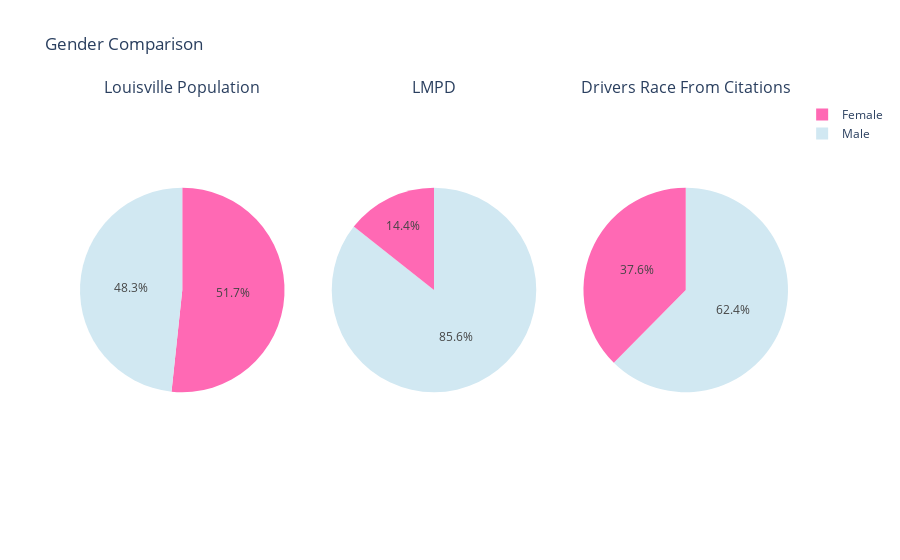
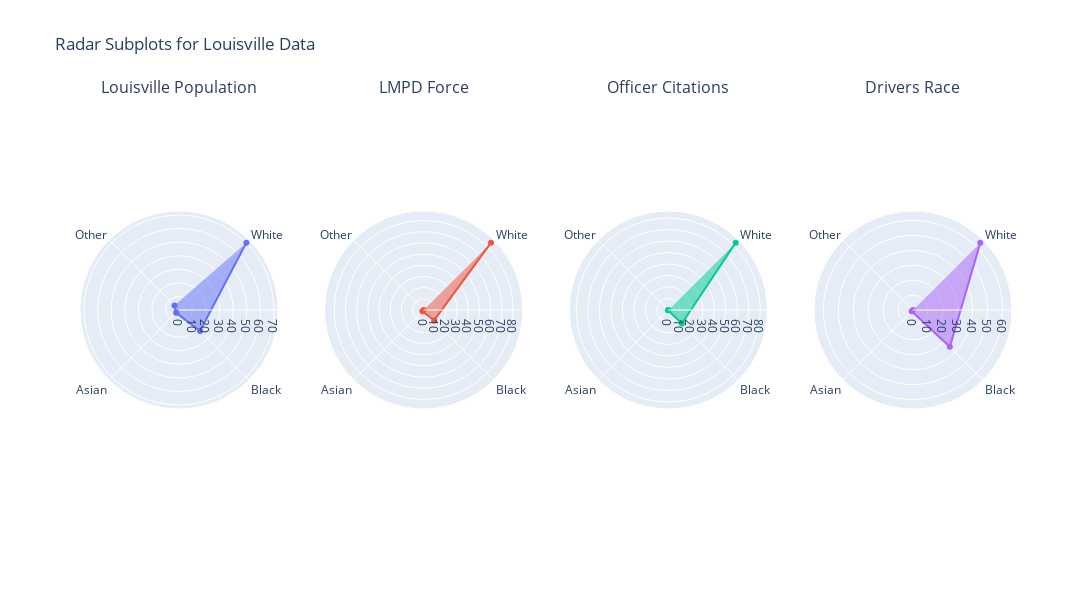

The cell these charts' notebook holds for them, in order:
### Code cell
visualization = Visualization(louisville_census_percent, employee_df, citation_df)
visualization.gender_comparison_pie()
visualization.chi_squared_test()
visualization.radar_plots()

### Figure 1 — Plotly figure (JSON) as saved in the notebook; plotly's stock layout.template omitted (floating-point values rounded to 4 significant figures)
{"data": [{"domain": {"x": [0, 0.2889], "y": [0, 1]}, "labels": ["Male", "Female"], "marker": {"colors": ["#D1E8F2", "#FF69B4"]}, "type": "pie", "values": [48.32, 51.68]}, {"domain": {"x": [0.3556, 0.6444], "y": [0, 1]}, "labels": ["Male", "Female"], "marker": {"colors": ["#D1E8F2", "#FF69B4"]}, "type": "pie", "values": [1450, 243]}, {"domain": {"x": [0.7111, 1], "y": [0, 1]}, "labels": ["Male", "Female"], "marker": {"colors": ["#D1E8F2", "#FF69B4"]}, "type": "pie", "values": [22395, 13486]}], "layout": {"annotations": [{"font": {"size": 16}, "showarrow": false, "text": "Louisville Population", "x": 0.1444, "xanchor": "center", "xref": "paper", "y": 1, "yanchor": "bottom", "yref": "paper"}, {"font": {"size": 16}, "showarrow": false, "text": "LMPD", "x": 0.5, "xanchor": "center", "xref": "paper", "y": 1, "yanchor": "bottom", "yref": "paper"}, {"font": {"size": 16}, "showarrow": false, "text": "Drivers Race From Citations", "x": 0.8556, "xanchor": "center", "xref": "paper", "y": 1, "yanchor": "bottom", "yref": "paper"}], "title": {"text": "Gender Comparison"}}}

### Figure 2 — Plotly figure (JSON) as saved in the notebook; plotly's stock layout.template omitted (floating-point values rounded to 4 significant figures)
{"data": [{"fill": "toself", "name": "Louisville Population", "r": [70.24, 21.93, 2.978, 4.714], "subplot": "polar", "theta": ["White", "Black", "Asian", "Other"], "type": "scatterpolar"}, {"fill": "toself", "name": "LMPD Force", "r": [85.24, 13.19, 1.566, 0], "subplot": "polar2", "theta": ["White", "Black", "Asian", "Other"], "type": "scatterpolar"}, {"fill": "toself", "name": "Officer Citations", "r": [82.94, 16.64, 0.4225, 0], "subplot": "polar3", "theta": ["White", "Black", "Asian", "Other"], "type": "scatterpolar"}, {"fill": "toself", "name": "Drivers Race", "r": [63.84, 34.93, 1.227, 0], "subplot": "polar4", "theta": ["White", "Black", "Asian", "Other"], "type": "scatterpolar"}], "layout": {"annotations": [{"font": {"size": 16}, "showarrow": false, "text": "Louisville Population", "x": 0.1062, "xanchor": "center", "xref": "paper", "y": 1, "yanchor": "bottom", "yref": "paper"}, {"font": {"size": 16}, "showarrow": false, "text": "LMPD Force", "x": 0.3688, "xanchor": "center", "xref": "paper", "y": 1, "yanchor": "bottom", "yref": "paper"}, {"font": {"size": 16}, "showarrow": false, "text": "Officer Citations", "x": 0.6313, "xanchor": "center", "xref": "paper", "y": 1, "yanchor": "bottom", "yref": "paper"}, {"font": {"size": 16}, "showarrow": false, "text": "Drivers Race", "x": 0.8938, "xanchor": "center", "xref": "paper", "y": 1, "yanchor": "bottom", "yref": "paper"}], "height": 600, "polar": {"angularaxis": {"direction": "clockwise", "rotation": 45}, "domain": {"x": [0, 0.2125], "y": [0, 1]}}, "polar2": {"angularaxis": {"direction": "clockwise", "rotation": 45}, "domain": {"x": [0.2625, 0.475], "y": [0, 1]}}, "polar3": {"angularaxis": {"direction": "clockwise", "rotation": 45}, "domain": {"x": [0.525, 0.7375], "y": [0, 1]}}, "polar4": {"angularaxis": {"direction": "clockwise", "rotation": 45}, "domain": {"x": [0.7875, 1], "y": [0, 1]}}, "showlegend": false, "title": {"text": "Radar Subplots for Louisville Data"}, "width": 1200}}
